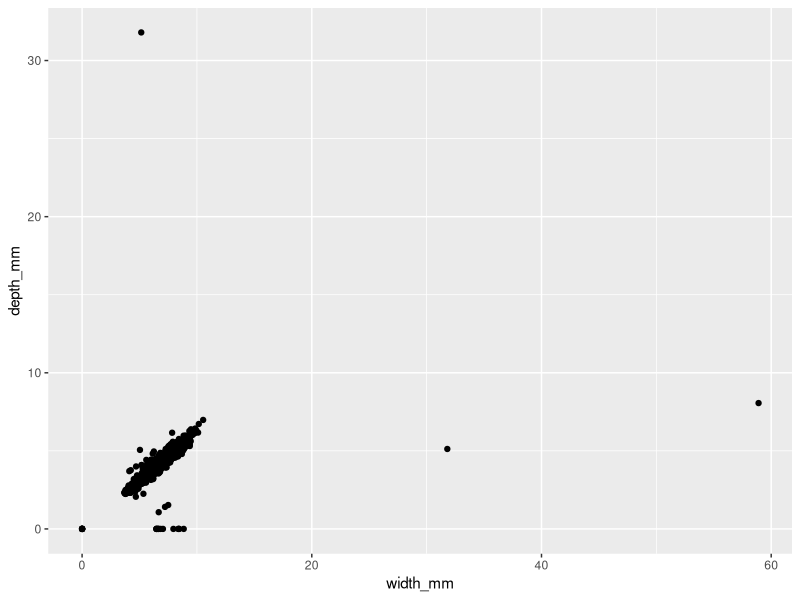
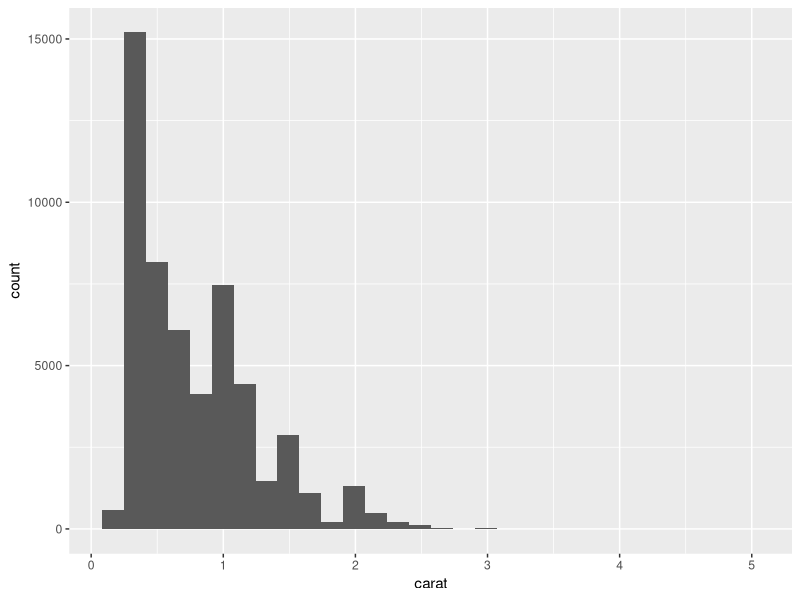
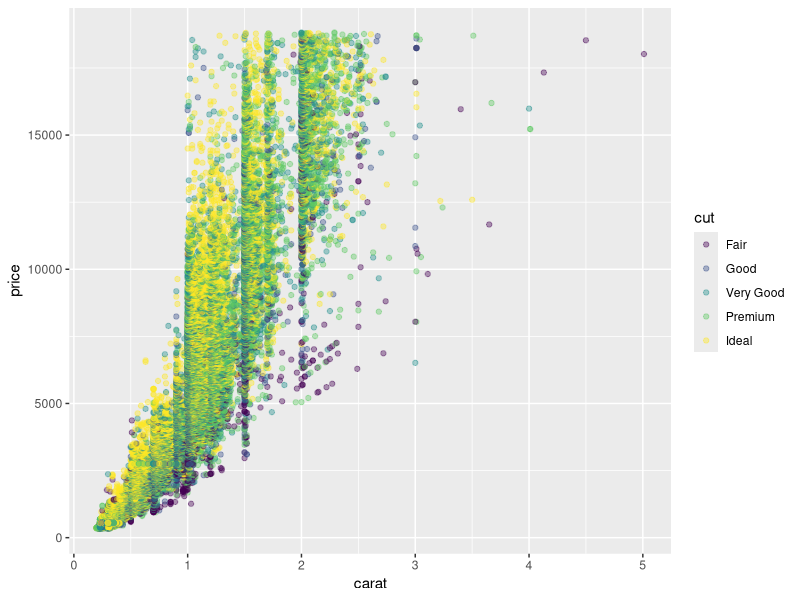

The R source for these figures, in order: (Note: this script raises an error after producing the figures.)
## ---- chunk 1
library(tidyverse) 
library(ggplot2)
## ---- chunk 2
diamonds <- ggplot2::diamonds %>% rename(
    depth_pct = depth,
    length_mm = x,
    width_mm = y,
    depth_mm = z,
    table_pct = table
  )
## ---- chunk 3
ggplot(data = diamonds,
       mapping = aes(x = width_mm,
                     y = depth_mm)) +
  geom_point()
## ---- chunk 4
diamonds <- diamonds %>% filter(
  length_mm != 0, length_mm <= 20,
  width_mm != 0, width_mm <= 20,
  depth_mm != 0, depth_mm <= 20
)
## ---- chunk 5
diamonds %>% count(cut)
diamonds %>% count(clarity)
## ---- chunk 6
ggplot(diamonds) + geom_histogram(aes(x = carat))
## ---- chunk 7
ggplot(diamonds) + geom_point(aes(x = carat,y=price,color=cut),alpha = 0.4)
## ---- chunk 8
diamonds <- diamonds %>%
  mutate(table_mm = table_pct * width_mm / 100)

# Overall table_mm arithmetic mean?

diamonds %>% 
  summarise(
    avg_table = mean(table_mm, na.rm = TRUE)
  )

# table_mm arithmetic mean within each clarity category

diamonds %>% 
  group_by(clarity) %>%
  summarise(
    avg_table = mean(table_mm, na.rm = TRUE)
  )
## ---- chunk 9
diamonds %>% 
  summarise(across(where(is.numeric),
                   function(x) mean(x, na.rm = TRUE),
                   .names = "avg_{.col}"))
## ---- chunk 10
# Write gmean() function

gmean <- function(x){
  xbar_g <- exp(mean(log(x)))
  return(xbar_g)
}

## ---- chunk 11

test_data <- list(
  test1 = c(2.1, 3.8, 4.2),
  test2 = c(1, 10, 100, 1000),
  test3 = c(0, 1, 4),
  test4 = c(0.38,  0.94, -1.56),
  test5 = c(TRUE, TRUE),
  test6 = c("6", "7", "8")
)


# Create for loop to test gmean() on the above examples
for(i in seq_along(test_data)){
  print(gmean(test_data[[i]]))
}

## ---- chunk 12
# Copy gmean() from Ex3 and edit it to check the input

gmean <- function(x){
  
  if(!is.numeric(x)){
    warning("Vector 'x' is not numeric")
    return(NaN)
  }
    
  if(any(x <= 0)){
    warning("Vector 'x' must have strictly positive numbers.")
    return(NaN)
  }
  
  xbar_g <- exp(mean(log(x)))
  return(xbar_g)
}



# Copy your code from Ex 4 to test your new command


for(i in seq_along(test_data)){
  print(gmean(test_data[[i]]))
}

## ---- chunk 13
# replicate the for loop from Ex 4 using the map (or a similar) function
map(test_data, gmean)
map_dbl(test_data, gmean)
## ---- chunk 14
# Overall table_mm arithmetic mean, median, and geometic mean?
diamonds %>% 
  summarise(
    avg_table = mean(table_mm),
    med_table = median(table_mm),
    geom_table = gmean(table_mm)
  )


# Arithmetic mean, median, and geometric mean of table_mm within each clarity category
diamonds %>% 
  group_by(clarity) %>%
  summarise(
    avg_table = mean(table_mm),
    med_table = median(table_mm),
    geom_table = gmean(table_mm)
  )

## ---- chunk 15
# Create gmean2() that computes the geometric mean 
#   that uses the original definition

gmean2 <- function(x){
  
  if(!is.numeric(x)){
    warning("Vector 'x' is not numeric")
    return(NaN)
  }
    
  if(any(x <= 0)){
    warning("Vector 'x' must have strictly positive numbers.")
    return(NaN)
  }
  
  xbar_g <- prod(x)^(1/length(x))
  return(xbar_g)
}

gmean(test_data$test1)
gmean2(test_data$test1)

diamonds %>% 
  summarise(
    gmean_table = gmean(table_mm),
    gmean2_table = gmean2(table_mm)
  )

## ---- chunk 16
# Create a function that computes the harmonic mean

hmean <- function(x){
  
  if(!is.numeric(x)){
    warning("Vector 'x' is not numeric")
    return(NaN)
  }
    
  if(any(x <= 0)){
    warning("Vector 'x' must have strictly positive numbers.")
    return(NaN)
  }
  
  xbar_h <- 1 / mean(1 / x)
  return(xbar_h)
}

diamonds %>% 
  summarise(
    avg_table = hmean(table_mm)
  )

diamonds %>% 
  group_by(clarity) %>%
  summarise(
    avg_table = hmean(table_mm)
  )

